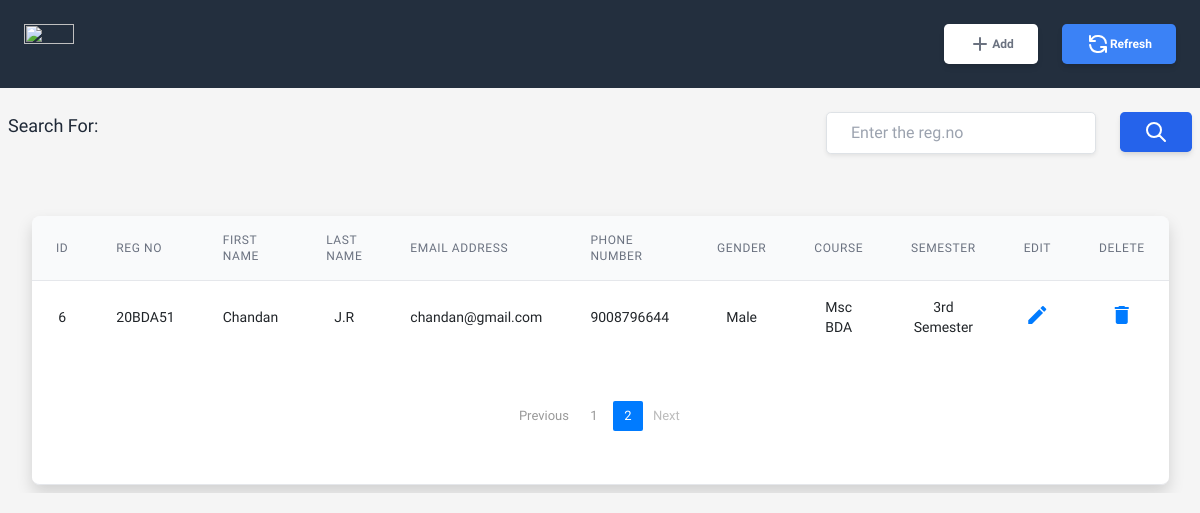
Page /2 on the earlier database version.
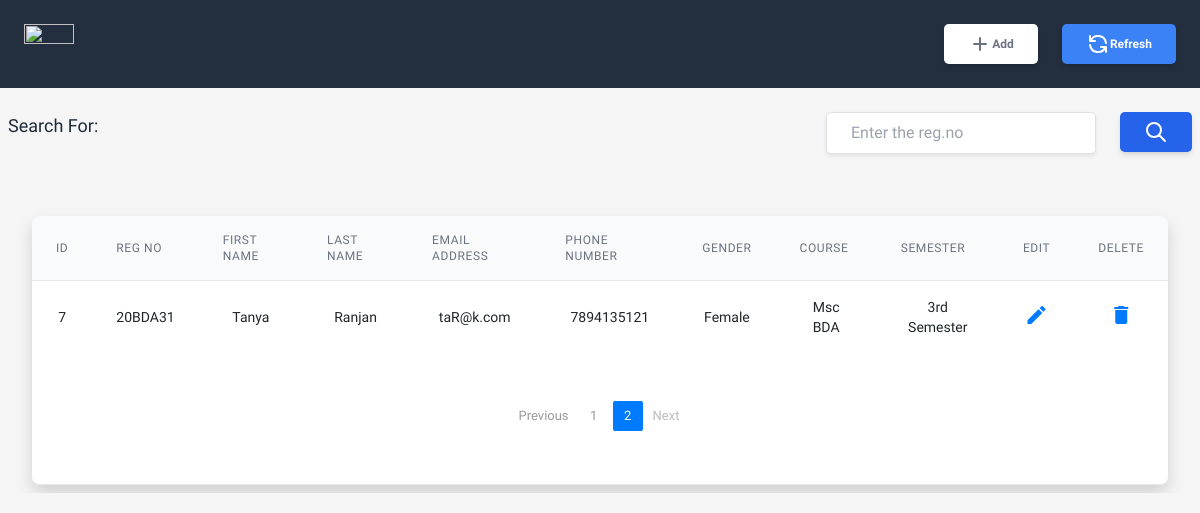
Same page on the later database version.
### regpage.py (models this page shows)
class Reg(db.Model):
    id = db.Column(db.Integer, primary_key=True)
    title = db.Column(db.String(80),index=True, nullable=False)
    lastname = db.Column(db.String(50),index=True, nullable=False)
    email = db.Column(db.String(15))
    phno = db.Column(db.Integer)
    gender = db.Column(db.String(50))
    course = db.Column(db.String(80))
    regno = db.Column(db.String(80))
    sem = db.Column(db.String(80))

### regpage.py (the view)
@app.route('/table', methods=['GET', 'POST'], defaults={"page": 1})
@app.route('/<int:page>', methods=['GET', 'POST'])
def table(page):
    page = page
    pages = 5
    books = Reg.query.order_by(Reg.id.asc()).paginate(page,pages,error_out=False)  #desc()
    if request.method == 'POST' and 'tag' in request.form:
       tag = request.form["tag"]
       search = "%{}%".format(tag)
       books = Reg.query.filter(Reg.regno.like(search)).paginate(per_page=pages, error_out=False)
       return render_template('Table.html', books=books, tag=tag)
    return render_template('Table.html', books=books)

### templates/Table.html (shortened to what this page needs)
<!DOCTYPE html>
<html lang="en">
<head>
<link rel="stylesheet" href="https://cdnjs.cloudflare.com/ajax/libs/tailwindcss/2.2.19/tailwind.min.css">
<link rel="stylesheet" href="https://stackpath.bootstrapcdn.com/bootstrap/4.5.0/css/bootstrap.min.css">
<link rel="stylesheet" href="https://maxcdn.bootstrapcdn.com/font-awesome/4.7.0/css/font-awesome.min.css">
</head>
<body>
	<div class="p-4 bg" style="background-color:#232F3E">
		<div class="flex justify-between">
			<div>
				<img src="https://mti.com/wp-content/uploads/2021/04/Amazon-Web-Services-Logo-White.png" alt="" width="50" height="30" />
			</div>
			<div class="flex justify-between gap-6">
			<a href="/register" type="button" class="py-2 px-4 flex justify-center items-center text-xs  bg-white hover:bg-blue-700 focus:ring-blue-500 focus:ring-offset-blue-200 text-gray-500 w-full transition ease-in duration-200 text-center font-semibold shadow-md focus:outline-none focus:ring-2 focus:ring-offset-2  rounded-lg ">
				<svg xmlns="http://www.w3.org/2000/svg" class="h-6 w-6" fill="none" viewBox="0 0 24 24" stroke="currentColor">
					<path stroke-linecap="round" stroke-linejoin="round" stroke-width="2" d="M12 6v6m0 0v6m0-6h6m-6 0H6" />
				  </svg>
				Add
				</a>
			<a href="/table" type="button" class="py-2 px-4 flex justify-center items-center text-xs  bg-blue-500 hover:bg-blue-700 focus:ring-blue-500 focus:ring-offset-blue-200 text-white w-full transition ease-in duration-200 text-center font-semibold shadow-md focus:outline-none focus:ring-2 focus:ring-offset-2  rounded-lg ">
				<svg xmlns="http://www.w3.org/2000/svg" class="h-6 w-6" fill="none" viewBox="0 0 24 24" stroke="currentColor">
					<path stroke-linecap="round" stroke-linejoin="round" stroke-width="2" d="M4 4v5h.582m15.356 2A8.001 8.001 0 004.582 9m0 0H9m11 11v-5h-.581m0 0a8.003 8.003 0 01-15.357-2m15.357 2H15" />
				  </svg>
				Refresh
				</a>
			</div>
		</div>
	</div>
	<div class="flex justify-between py-4 px-2">
		<div>
			<p class="text-gray-800 text-lg">Search For: {{tag}}</p>
		</div>
		<div class="flex gap-6">
		<div class=" relative ">
		<form action="/table" method="post" autocomplete="off">
		<input type="text" name="tag" id="tag" class=" rounded-lg border-transparent flex-1 appearance-none border border-gray-300 w-full py-2 px-4 bg-white text-gray-700 placeholder-gray-400 shadow-sm text-base focus:outline-none focus:ring-2 focus:ring-purple-600 focus:border-transparent" placeholder="Enter the reg.no"/>
		</div>
		<div>
			<button type="submit" value="Search" class="w-8 h-10 py-2 px-4 flex justify-center items-center  bg-blue-600  focus:ring-blue-500 focus:ring-offset-blue-200 text-white w-full transition ease-in duration-200 text-center text-base font-semibold shadow-md focus:outline-none focus:ring-2 focus:ring-offset-2 rounded-lg ">
				<svg xmlns="http://www.w3.org/2000/svg" class="h-6 w-6" fill="none" viewBox="0 0 24 24" stroke="currentColor">
					<path stroke-linecap="round" stroke-linejoin="round" stroke-width="2" d="M21 21l-6-6m2-5a7 7 0 11-14 0 7 7 0 0114 0z" />
				  </svg>
			</button>
		</div>
		</div>
	</div>
	<div class="flex flex-col p-8">
        <div class="-my-2 overflow-x-auto sm:-mx-6 lg:-mx-8">
            <div class="py-2 align-middle inline-block min-w-full sm:px-6 lg:px-8">
                <div class="shadow overflow-hidden border-b border-gray-200 sm:rounded-lg">
					<table class="min-w-full divide-y divide-gray-200">
						<thead>
                            <tr>
								<th class="px-6 py-3 bg-gray-50 text-left text-xs leading-4 font-medium text-gray-500 uppercase tracking-wider">ID</th>
                                <th class="px-6 py-3 bg-gray-50 text-left text-xs leading-4 font-medium text-gray-500 uppercase tracking-wider">Reg No</th>
                                <th class="px-6 py-3 bg-gray-50 text-left text-xs leading-4 font-medium text-gray-500 uppercase tracking-wider">First Name</th>
                                <th class="px-6 py-3 bg-gray-50 text-left text-xs leading-4 font-medium text-gray-500 uppercase tracking-wider">Last Name</th>
                                <th class="px-6 py-3 bg-gray-50 text-left text-xs leading-4 font-medium text-gray-500 uppercase tracking-wider">Email Address</th>
								<th class="px-6 py-3 bg-gray-50 text-left text-xs leading-4 font-medium text-gray-500 uppercase tracking-wider">Phone Number</th>
								<th class="px-6 py-3 bg-gray-50 text-left text-xs leading-4 font-medium text-gray-500 uppercase tracking-wider">Gender </th>
								<th class="px-6 py-3 bg-gray-50 text-left text-xs leading-4 font-medium text-gray-500 uppercase tracking-wider">Course</th>
								<th class="px-6 py-3 bg-gray-50 text-left text-xs leading-4 font-medium text-gray-500 uppercase tracking-wider">Semester</th>
								<th class="px-6 py-3 bg-gray-50 text-left text-xs leading-4 font-medium text-gray-500 uppercase tracking-wider">Edit</th>
								<th class="px-6 py-3 bg-gray-50 text-left text-xs leading-4 font-medium text-gray-500 uppercase tracking-wider">Delete</th>
							</tr>
                        </thead>
						<tbody class="bg-white divide-y divide-gray-200">
							{% for book in books.items %}
							<tr>
								<td class="px-6 py-3 text-sm whitespace-no-wrap text-center">
									{{ book.id}}
								</td>
								<td class="px-6 py-3 text-sm whitespace-no-wrap text-center">
									{{ book.regno}}
								</td>
								<td class="px-6 py-3 text-sm whitespace-no-wrap text-center">
									{{ book.title}}
								</td>
								<td class="px-6 py-3 text-sm whitespace-no-wrap text-center">
									{{ book.lastname}}
								</td>
								<td class="px-6 py-3 text-sm whitespace-no-wrap text-center">
									{{ book.email}}
								</td>
								<td class="px-6 py-3 text-sm whitespace-no-wrap text-center">
									{{ book.phno}}
								</td>
								<td class="px-6 py-3 text-sm whitespace-no-wrap text-center">
									{{ book.gender}}
								</td>
								<td class="px-6 py-3 text-sm whitespace-no-wrap text-center">
									{{ book.course}}
								</td>
								<td class="px-6 py-3 text-sm whitespace-no-wrap text-center">
									{{ book.sem}}
								</td>
								<td class="px-6 py-3 text-sm whitespace-no-wrap text-center">
									<a href="/update/{{book.id}}" data-toggle="modal" data-target="#editEmployeeModal{{book.id}}"><i class="material-icons" data-toggle="tooltip" title="Edit">&#xE254;</i></a>
								</td>
								<td class="px-6 py-3 text-sm whitespace-no-wrap text-center">
									<a href="/delete/{{ book.id }}"  data-toggle="modal" data-target="#deleteEmployeeModal{{book.id}}"><i class="material-icons" data-toggle="tooltip" title="Delete">&#xE872;</i></a>
								</td>
							</tr>
							{% endfor %}
						</tbody>
					</table>
					<div class="px-5 bg-white py-5 flex flex-col xs:flex-row items-center xs:justify-between">
						<div class="flex items-center">
							<nav aria-label="Page navigation example">
								<div class="clearfix">
									<ul class="pagination">
										{% if books.has_prev %}
										  <li class="page-item"> <a class="page-link" href="{{ url_for('table', page=books.prev_num) }}">Previous</a></li>
										{% else %}
										  <li class="page-item"><a class="page-link btn disabled" href="#">Previous</a></li>
										{% endif %}
						 {% for page in books.iter_pages(left_edge=3, right_edge=3) %}
						 {% if page %}
						  {% if page==books.page %}
						   <li class="page-item active"><a class="page-link" href="{{ url_for('table', page=page) }}">{{ page }}</a></li>
						  {% else %}
						   <li class="page-item"><a class="page-link" href="{{ url_for('table', page=page) }}">{{ page }}</a></li>
						  {% endif %}
						 {% else %}
						  <li class="page-item disabled" id="example_ellipsis"><a href="#" class="page-link">…</a></li>
						 {% endif %}
						 {% endfor %}
										{% if books.has_next %}
										  <li class="page-item"> <a class="page-link" href="{{ url_for('table', page=books.next_num) }}">Next</a></li>
										{% else %}
										  <li class="page-item"><a class="page-link btn disabled" href="#">Next</a></li>
										{% endif %}
									</ul>
									</div>
						</nav>
						</div>
					</div>
				</div>
			</div>
		</div>
	</div>
</body>
</html>

### templates/Table.html (style rules this page uses)
body { background: #f5f5f5; font-family: 'Varela Round', sans-serif; font-size: 13px; }
.bg { color: #04273a; }
.pagination { float: right; margin: 0 0 5px; }
.pagination li a { border: none; font-size: 13px; min-width: 30px; min-height: 30px; color: #999; margin: 0 2px; line-height: 30px; border-radius: 2px !important; text-align: center; padding: 0 6px; }
.pagination li.active a { background: #03A9F4; }

Differences in the rows shown:
removed Reg: id "6", regno "20BDA51", title "Chandan", lastname "J.R", email "chandan@gmail.com", phno "9008796644", gender "Male", course "Msc BDA", sem "3rd Semester"
added Reg: id "7", regno "20BDA31", title "Tanya", lastname "Ranjan", email "taR@k.com", phno "7894135121", gender "Female", course "Msc BDA", sem "3rd Semester"
